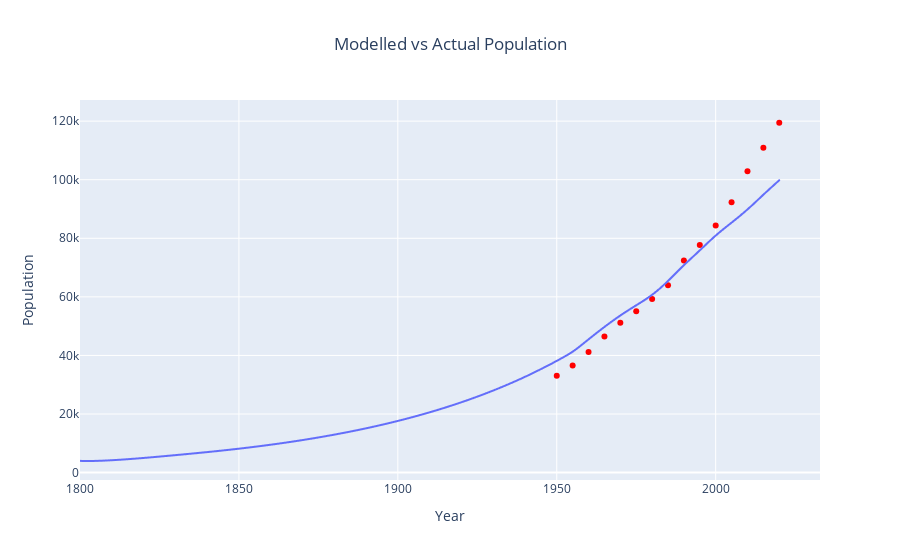

The notebook cell this image was saved under:
### Code cell
fig2_1 = px.line(
    derived_df_0,
    x=derived_df_0.index,
    y="total_population",
)
fig2_2 = px.scatter(total_pop, x="year", y="sum")
fig2_2.update_traces(marker=dict(color="red"))
fig2_3 = go.Figure(
    data=fig2_1.data + fig2_2.data,
)
fig2_3.update_layout(
    title="Modelled vs Data", title_x=0.5, xaxis_title="Year", yaxis_title="Population"
)
fig2_3.show()

### Figure 1 — Plotly figure (JSON) as saved in the notebook; plotly's stock layout.template omitted (floating-point values rounded to 4 significant figures; data arrays with more than 128 entries replaced by an {"elided": "..."} marker saying what was removed)
{"data": [{"hovertemplate": "index=%{x}<br>total_population=%{y}<extra></extra>", "legendgroup": "", "line": {"color": "#636efa", "dash": "solid"}, "marker": {"symbol": "circle"}, "mode": "lines", "name": "", "showlegend": false, "type": "scattergl", "x": {"elided": "2201 float values"}, "xaxis": "x", "y": {"elided": "2201 float values"}, "yaxis": "y"}, {"hovertemplate": "year=%{x}<br>sum=%{y}<extra></extra>", "legendgroup": "", "marker": {"color": "red", "symbol": "circle"}, "mode": "markers", "name": "", "orientation": "v", "showlegend": false, "type": "scatter", "x": [1950, 1955, 1960, 1965, 1970, 1975, 1980, 1985, 1990, 1995, 2000, 2005, 2010, 2015, 2020], "xaxis": "x", "y": [33048, 36573, 41202, 46429, 51151, 55114, 59301, 63986, 72400, 77723, 84396, 92325, 102927, 110929, 119447], "yaxis": "y"}], "layout": {"title": {"text": "Modelled vs Actual Population", "x": 0.5}, "xaxis": {"title": {"text": "Year"}}, "yaxis": {"title": {"text": "Population"}}}}
